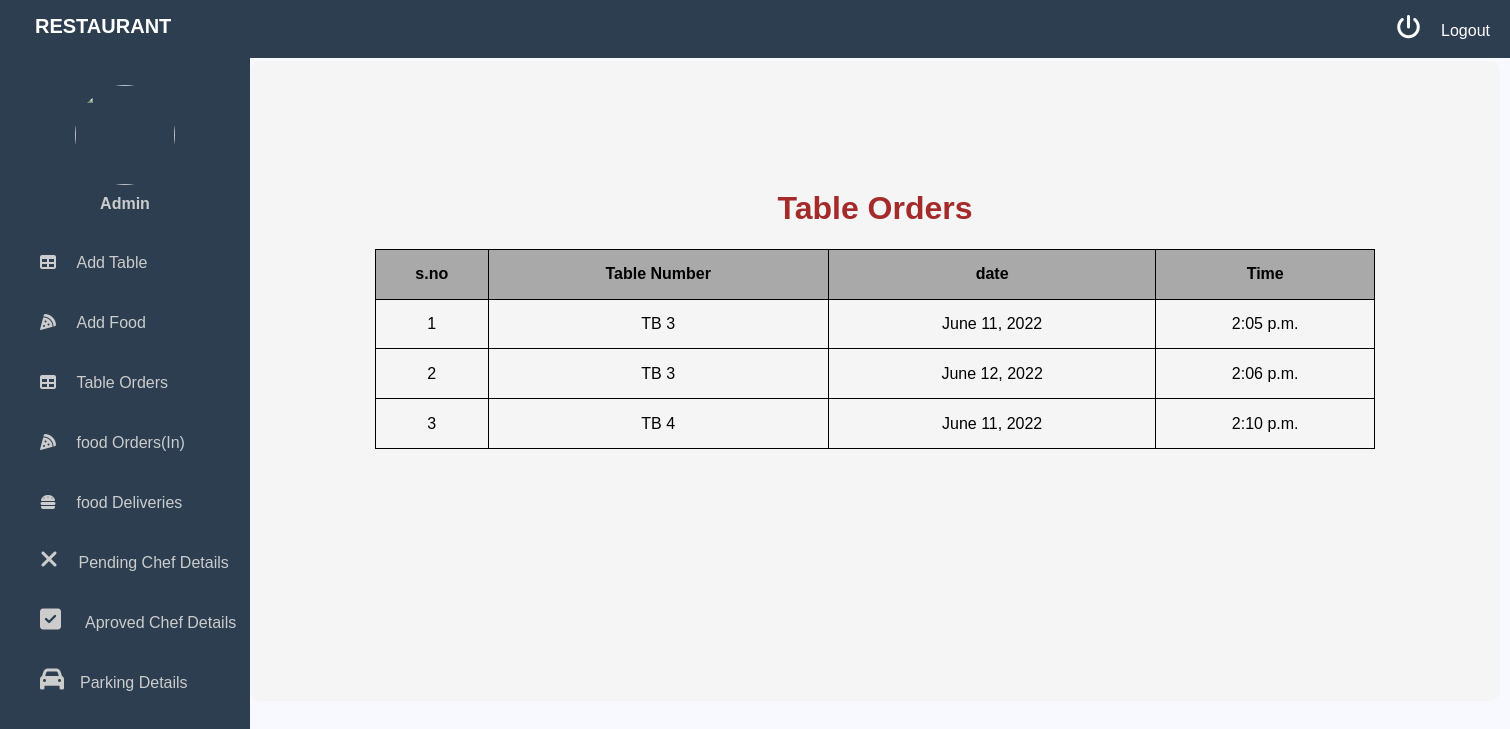
Before: /admin-table-orders/ (signed in) with the older database file.
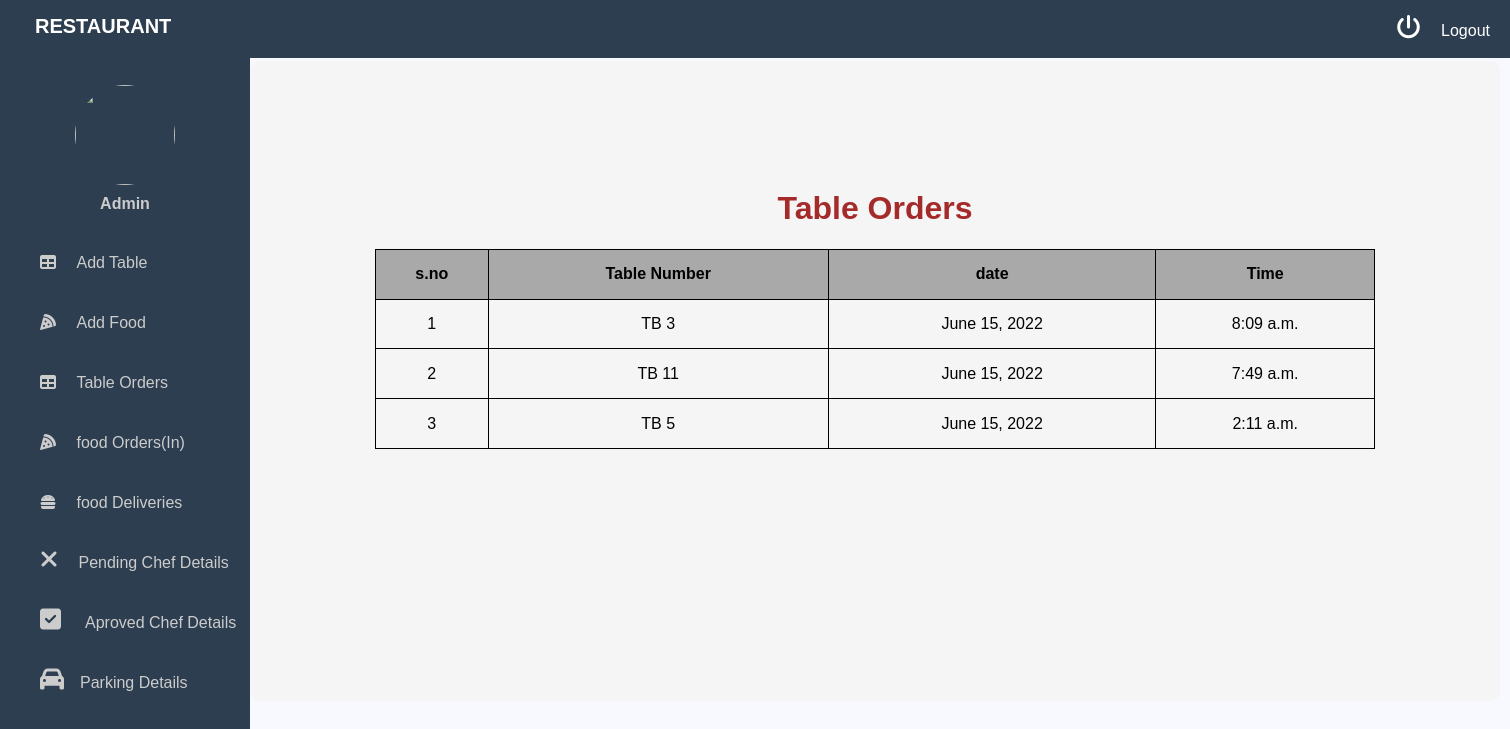
After: the same page with the newer database file.
### customer/models.py (models this page shows)
class TableOrder(models.Model):
    table=models.ForeignKey(ReserveTable,on_delete=models.CASCADE,null=True)
    customer=models.ForeignKey(Customer,on_delete=models.CASCADE,null=True)
    seater=models.IntegerField(choices=seater_choices,null=True)
    date=models.DateField(null=True)
    pre_time=models.TimeField(null=True)
    time=models.TimeField(null=True)
    out_time=models.TimeField(null=True)

### core/models.py (models this page shows)
class ReserveTable(models.Model):
    seater=models.IntegerField(choices=seater_choices)
    table_pic=models.ImageField(upload_to='table_pic/',null=True,blank=True)

### core/views.py (the view)
# urls.py: path('admin-table-orders/',views.admin_table_orders,name='admin-table-orders'),
@login_required(login_url='admin-sign-in')
def admin_table_orders(request):
    table_orders=TableOrder.objects.all()
    return render(request,'admin/tableorders.html',{'tableorders':table_orders})

### templates/admin/tableorders.html (shortened to what this page needs)
<!DOCTYPE html>
<html lang="en">
<head>
</head>
<body>
{% include 'admin/base.html' %}
<div class="container"><br><br><br><br><br><br>
<center><h1> Table Orders</h1></center>
<table border="1" height="200" width="1000" align="center" >
<tr align="center" background-color="blue">
    <th >s.no</th>  <th>Table Number</th>  <th>date</th> <th>Time</th>
</tr>
{% for table in tableorders %}
<tr align="center" >
    <td>{{forloop.counter}}</td>  <td>TB {{table.table.id}}</td>   <td>{{table.date}}</td> <td>{{table.time}}</td>
</tr>
{% endfor %}
</div>
</body>
</html>

Changed rows visible on the page:
removed TableOrder: table.id "3", date "June 11, 2022", time "2:05 p.m."
removed TableOrder: table.id "3", date "June 12, 2022", time "2:06 p.m."
removed TableOrder: table.id "4", date "June 11, 2022", time "2:10 p.m."
added TableOrder: table.id "3", date "June 15, 2022", time "8:09 a.m."
added TableOrder: table.id "11", date "June 15, 2022", time "7:49 a.m."
added TableOrder: table.id "5", date "June 15, 2022", time "2:11 a.m."
